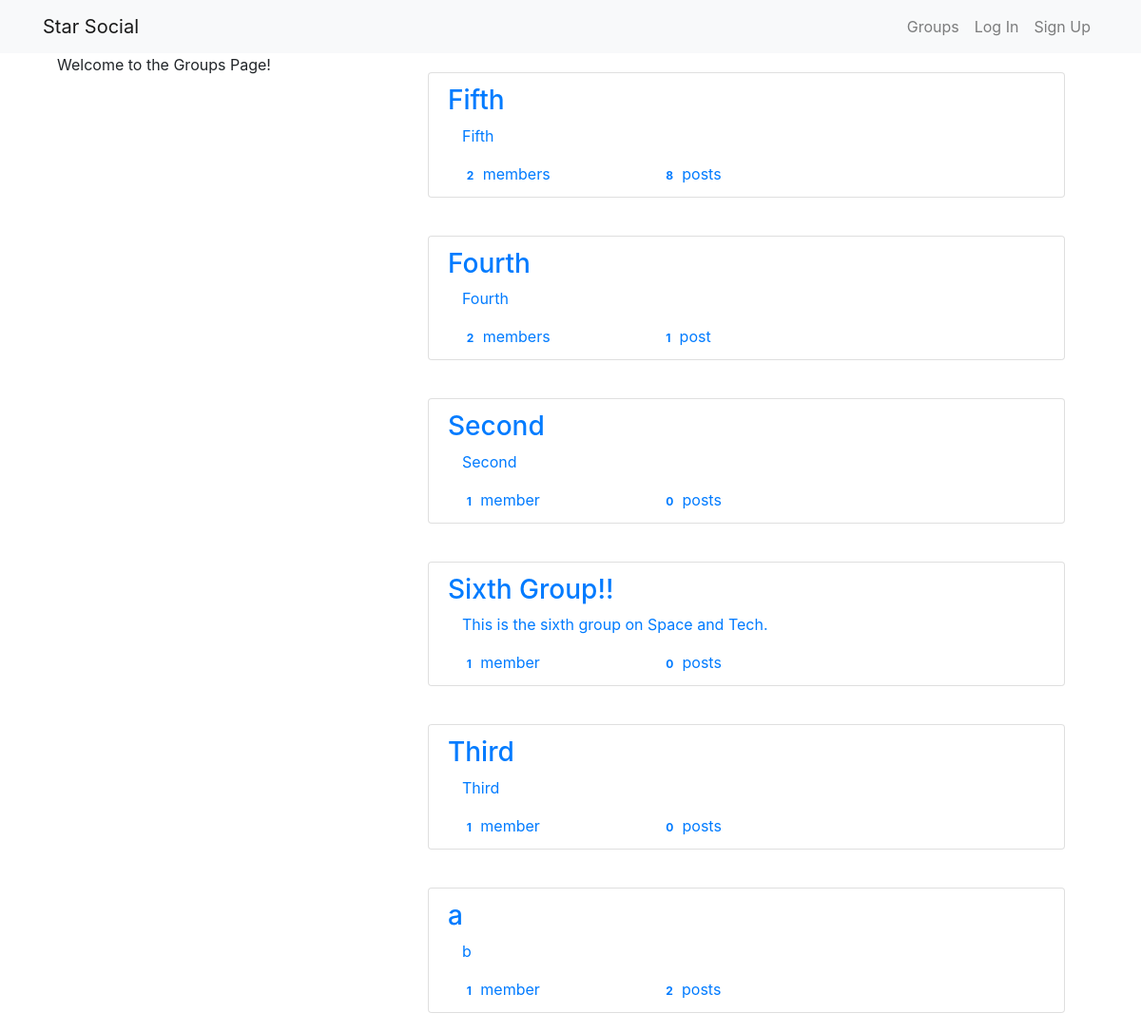
The app's page /groups/ with its own data.
### groups/models.py (models this page shows, shortened)
class Group(models.Model):
    name = models.CharField(max_length=256, unique=True)
    slug = models.SlugField(allow_unicode=True, unique=True)
    description = models.TextField(blank=True, default='')
    description_html = models.TextField(editable=False, default='', blank=True)
    members = models.ManyToManyField(User, through='GroupMember')
    class Meta:
        ordering = ['name']

### groups/views.py (the view)
# urls.py: path('', views.ListGroups.as_view(), name='all'),
class ListGroups(generic.ListView):
    model = Group

### groups/templates/groups/group_list.html (shortened to what this page needs)
{% extends 'groups/group_base.html' %}
{% block pre_group %}
<div class="col-md-4">
  <div class="content">
    <p>Welcome to the Groups Page!</p>
  </div>
</div>
{% endblock %}
{% block group_content %}
<div class="col-md-8">
  <div class="list-group">
    {% for group in object_list %}
      <div class="card-body">
        <a class="list-group-item" href="{% url 'groups:single' slug=group.slug %}">
          <h3 class="title list-group-item-heding" >{{group.name}}</h3>
          <div class="list-group-item-text container-fluid">
            {{group.description_html|safe}}
            <div class="row">
                <div class="col-md-4">
                  <span class="badge">{{group.members.count}}</span>
                  member{{group.members.count|pluralize}}
                </div>
                <div class="col-md-4">
                  <span class="badge">{{group.posts.count}}</span>
                  post{{group.posts.count|pluralize}}
                </div>
            </div>
          </div>
        </a>
      </div>
      {% endfor %}
  </div>
</div>
{% endblock %}

### groups/templates/groups/group_base.html (shortened to what this page needs)
{% extends 'base.html' %}
{% block content %}
<div class="container">
  <div class="row">
    {% block pre_group %}{% endblock %}
    {% block group_content %}{% endblock %}
  </div>
</div>
{% endblock %}

### templates/base.html (shortened to what this page needs)
<!DOCTYPE html>
{% load static %}
<html lang="en" dir="ltr">
  <head>
    <link rel="stylesheet" href="https://stackpath.bootstrapcdn.com/bootstrap/4.5.2/css/bootstrap.min.css">
    <link rel="stylesheet" href="https://stackpath.bootstrapcdn.com/bootstrap/4.1.3/css/bootstrap.min.css"
>
  <link rel="stylesheet" href="https://maxcdn.bootstrapcdn.com/font-awesome/4.7.0/css/font-awesome.min.css" >
  </head>
  <body>
    <nav class="navbar navbar-expand-lg navbar-light bg-light" role="navigation" id="nabar">
      <div class="container">
        <a class="navbar-brand mynav" href="{% url 'home' %}">Star Social</a>
        <ul class="nav navbar-nav navbar-right">
          {% if user.is_authenticated %}
            <li><a class="nav-item nav-link" href="{% url 'posts:create' %}">Posts</a></li>
            <li><a class="nav-item nav-link" href="{% url 'groups:all' %}">Groups</a></li>
            <li><a class="nav-item nav-link" href="{% url 'groups:create' %}">Create Groups</a></li>
            <li><a class="nav-item nav-link" href="{% url 'accounts:logout' %}">Logout</a></li>
          {% else %}
            <li><a class="nav-item nav-link" href="{% url 'groups:all' %}">Groups</a></li>
            <li><a class="nav-item nav-link" href="{% url 'accounts:login' %}">Log In</a></li>
            <li><a class="nav-item nav-link" href="{% url 'accounts:signup' %}">Sign Up</a></li>
          {% endif %}
        </ul>
      </div>
    </nav>
    <div class="container mycontent">
      {% block content %}
      {% endblock %}
    </div>
  </body>
</html>

### records on screen
Group: name "Fifth", description_html "Fifth", members.count "2", posts.count "8"
Group: name "Fourth", description_html "Fourth", members.count "2", posts.count "1"
Group: name "Second", description_html "Second", members.count "1", posts.count "0"
Group: name "Sixth Group!!", description_html "This is the sixth group on Space and Tech.", members.count "1", posts.count "0"
Group: name "Third", description_html "Third", members.count "1", posts.count "0"
Group: name "a", description_html "b", members.count "1", posts.count "2"
